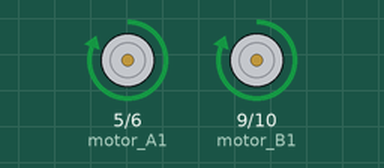
The sketch below on a simulated Arduino Uno, built with avr-gcc and run on an emulated ATmega328P. Shown: motor-driver pin pairs drawn as motors (green arrow = first pin HIGH = forward, orange = second pin HIGH = backward, longer = more drive). What the sketch prints to the serial monitor is not drawn.

Above: at 1.5 s.
At 2.5 s:
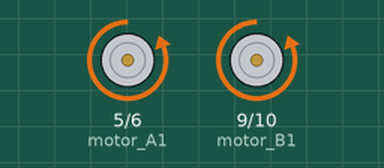
At 4.5 s:
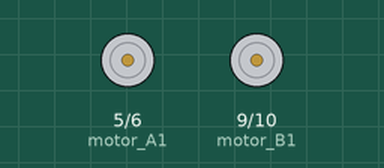
Timing chart, 0 to 7.5 s (numbered marks = the images above):
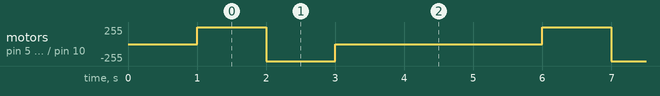

Measured:
- by itself, motor on pin 5 (motor_A1) / pin 6 (motor_A2), motor on pin 9 (motor_B1) / pin 10 (motor_B2): repeats every 5.0 s: backward 255/255 1.0 s, stopped 3.0 s, forward 255/255 1.0 s

The sketch:

motor_driver.ino
```cpp
const int motor_A1 = 5;
const int motor_A2 = 6;
const int motor_B1 = 9;
const int motor_B2 = 10;
const int IR_R = A1;
const int IR_M = A3;
const int IR_L = A5;
int IR_L_data;
int IR_M_data;
int IR_R_data;


void setup() {
  pinMode(motor_A1, OUTPUT);
  pinMode(motor_A2, OUTPUT);
  pinMode(motor_B1, OUTPUT);
  pinMode(motor_B2, OUTPUT);
  pinMode(IR_L, INPUT);
  pinMode(IR_M, INPUT);
  pinMode(IR_R, INPUT);
  Serial.begin(9600);
  Serial.print("Start");
  delay(1000);
}


void loop() {
  //전진 1초
  forward ();
  delay(1000);

  //후진 1초
  backward();
  delay(1000);

  //정지 3초
  stop();
  delay(3000);

}


void right () {
  //우
  digitalWrite(motor_A1, HIGH);
  digitalWrite(motor_A2, LOW);
  digitalWrite(motor_B1, LOW);
  digitalWrite(motor_B2, LOW);
}

void left() {
  //좌
  digitalWrite(motor_A1, LOW);
  digitalWrite(motor_A2, LOW);
  digitalWrite(motor_B1, HIGH);
  digitalWrite(motor_B2, LOW);
}

void forward() {
  //전진
  digitalWrite(motor_A1, HIGH);
  digitalWrite(motor_A2, LOW);
  digitalWrite(motor_B1, HIGH);
  digitalWrite(motor_B2, LOW);
}

void backward() {
  //후진
  digitalWrite(motor_A1, LOW);
  digitalWrite(motor_A2, HIGH);
  digitalWrite(motor_B1, LOW);
  digitalWrite(motor_B2, HIGH);
}

void stop() {
  digitalWrite(motor_A1, LOW);
  digitalWrite(motor_A2, LOW);
  digitalWrite(motor_B1, LOW);
  digitalWrite(motor_B2, LOW);
}
```
